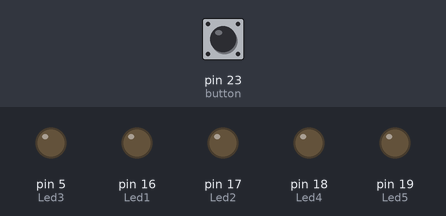
Recording of a sketch running on a simulated Arduino Mega 2560, built with avr-gcc and run on an emulated ATmega2560. On the bench: output pins drawn as LEDs (lit = HIGH). The test bench sets the inputs (shaded band); at power-on: pin 23 (button) LOW.

Above: at 1.2 s.
1.3 s: pin 23 (button) pulled HIGH for 0.15 s
At 1.37 s:
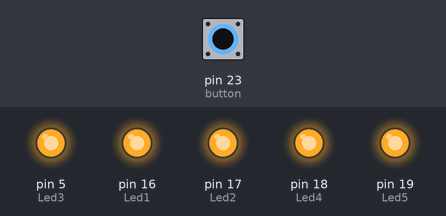
2.9 s: pin 23 (button) pulled HIGH for 3.2 s
At 6.9 s:
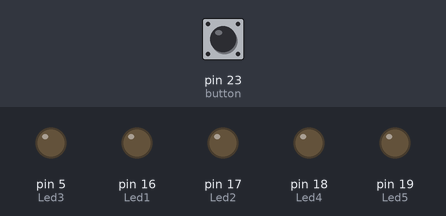
Timing chart, 0 to 8.4 s (numbered marks = the images above; inputs shaded):
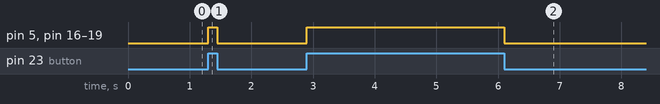

The sketch:

Dijital_pin_giris.ino
```cpp
int Led1 = 16;
int Led2 = 17;
int Led3 = 5;
int Led4 = 18;
int Led5 = 19;
int state;
int button = 23;

void setup() {
  Serial.begin(9600);

  pinMode(Led1, OUTPUT);
  pinMode(Led2, OUTPUT);
  pinMode(Led3, OUTPUT);
  pinMode(Led4, OUTPUT);
  pinMode(Led5, OUTPUT);

  pinMode(button, INPUT);
}

void loop() {
  state = digitalRead(button);

  if (state == 1) {
    digitalWrite(Led1, HIGH);
    digitalWrite(Led2, HIGH);
    digitalWrite(Led3, HIGH);
    digitalWrite(Led4, HIGH);
    digitalWrite(Led5, HIGH);

  } else {
    digitalWrite(Led1, LOW);
    digitalWrite(Led2, LOW);
    digitalWrite(Led3, LOW);
    digitalWrite(Led4, LOW);
    digitalWrite(Led5, LOW);
  }
}
```

Measured:
- after the input at 1.3 s, pin 5 (Led3), pin 16 (Led1), pin 17 (Led2), pin 18 (Led4), pin 19 (Led5): LOW → HIGH at once, → LOW 0.15 s later
- after the input at 2.9 s, pin 5 (Led3), pin 16 (Led1), pin 17 (Led2), pin 18 (Led4), pin 19 (Led5): LOW → HIGH at once, → LOW 3.2 s later
